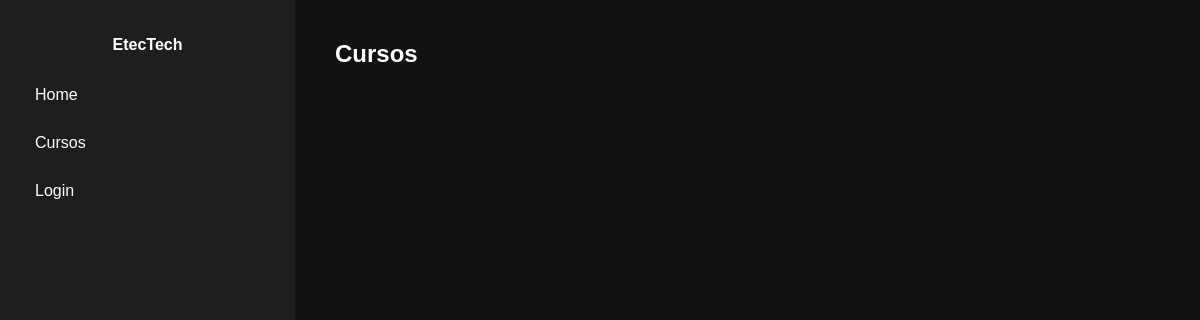
The app's page /, older data.
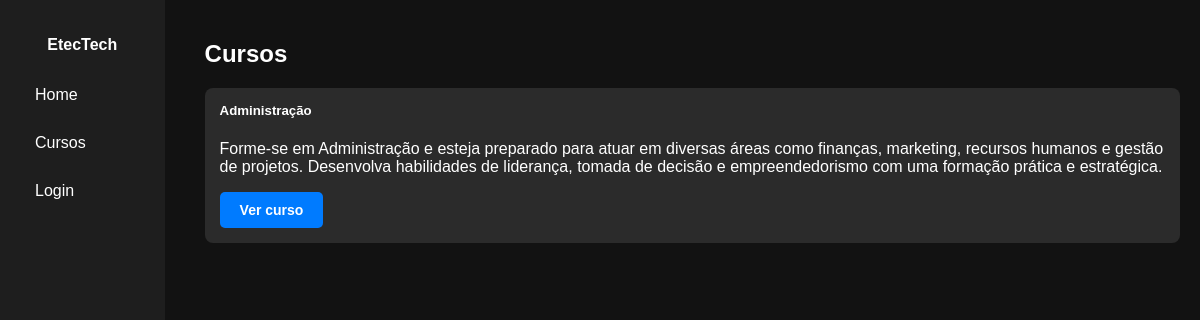
The same page, newer data.
### cursos/models.py (models this page shows, shortened)
class Curso(models.Model):
    titulo = models.CharField(max_length=200)
    descricao = models.TextField()
    data_criacao = models.DateField(auto_now_add=True)
    categoria = models.ForeignKey(Categoria, on_delete=models.SET_NULL, null=True, related_name='cursos')
    instrutores = models.ManyToManyField(Instrutor, related_name='cursos')
    publico_alvo = models.TextField(blank=True)
    requisitos = models.TextField(blank=True)

### cursos/views.py (the view)
# urls.py: path('',IndexView.as_view(), name='index'),
class IndexView(ListView):
    model = Curso
    template_name = 'index.html'
    context_object_name = 'cursos'
    def get_queryset(self):
        queryset = super().get_queryset().order_by('titulo')
        titulo = self.request.GET.get('titulo')
        if titulo:
            queryset = queryset.filter(titulo__icontains=titulo)
        return queryset

### cursos/templates/index.html (shortened to what this page needs)
{% extends 'base.html' %}
{% block content %}
<h2>Cursos</h2>
<div class="card-container">
    {% for curso in cursos %}
    <div class="card">
        <h5>{{ curso.titulo }}</h5>
        <p>{{ curso.descricao }}</p>
        <a href="{% url 'curso_detail' curso.pk %}" class="btn-azul" >Ver curso</a>
    </div>
    {% endfor %}
</div>
{% endblock %}

### config/templates/base.html (shortened to what this page needs)
<!DOCTYPE html>
<html lang="pt-br">
<head>
    {% load static %}
    <link rel="stylesheet" href="{% static '/css/style.css' %}">
</head>
<body>
  <div class="container">
    <div class="sidebar">
      <div class="menu-items">
        <h4>EtecTech</h4>
        <a href="{% url 'index' %}">Home</a>
        <a href="#">Cursos</a>
        {% if user.is_authenticated %}
          <a href="#">Projetos</a>
          <a href="{% url 'logout' %}">Logout</a>
        {% else %}
          <a href="{% url 'login' %}">Login</a>
        {% endif %}
      </div>
    </div>
    <div class="content">
      {% block content %}{% endblock %}
    </div>
  </div>
</body>
</html>

### cursos/static/css/style.css (style rules this page uses)
body { margin: 0; padding: 0; font-family: Arial, sans-serif; background-color: #121212; color: #fff; }
.container { display: flex; }
.sidebar { width: 220px; height: 100vh; background-color: #1e1e1e; padding: 15px; display: flex; flex-direction: column; justify-content: space-between; }
.content { flex-grow: 1; padding: 20px; color: white; }
.menu-items a { display: block; margin-bottom: 10px; color: white; text-decoration: none; }
.sidebar h4 { text-align: center; color: #fff; }
.sidebar a { display: block; color: #fff; padding: 10px 20px; text-decoration: none; }
.content { margin-left: 220px; padding: 20px; }
.card { background-color: #2b2b2b; border-radius: 8px; padding: 15px; margin-bottom: 20px; }
.card h5 { margin-top: 0; }
.btn-azul { background-color: #007bff; color: white; padding: 10px 20px; border: none; border-radius: 5px; text-decoration: none; display: inline-block; font-size: 14px; font-weight: bold; transition: background-color 0.3s ease; }

### cursos/templates/index.html (style rules this page uses)
.content { margin-left: 20px; }
.sidebar { width: 265px; }

Row changes from the older to the newer data that the page shows:
added Curso: titulo "Administração", descricao "Forme-se em Administração e esteja preparado para atuar em diversas áreas como finanças, marketing, recursos humanos e gestão de projetos. Desenvolva habilidades de liderança, tomada de decisão e empreendedorismo com uma formação prática e estratégica."
